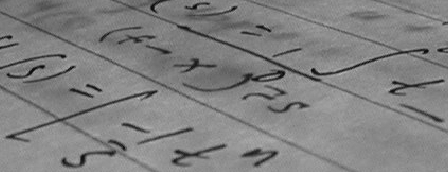
#> input picture skimage.data.text(), 448 x 172 px; its folder holds only this picture in this run
$ python test_threshold_all.py
#> lines starting #> are read from the running program, lines starting #| are printed output that depends on the picture
# coding: utf-8

from skimage import data, io
#from skimage.filters import try_all_threshold
from my_skimage.thresholding import try_all_threshold
from skimage.color import rgb2gray

import matplotlib.pyplot as plt

image = data.text()
#> image is the input picture: shape (172, 448); min 10, max 197, mean 129.3
image = data.page()
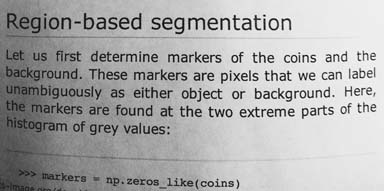
#> input picture skimage.data.page(), 384 x 191 px
#> image is the input picture: shape (191, 384); min 0, max 255, mean 171.5
image = data.camera()
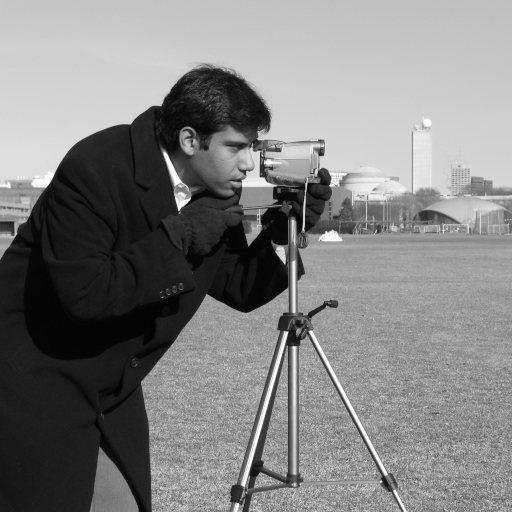
#> input picture skimage.data.camera(), 512 x 512 px
#> image is the input picture: shape (512, 512); min 0, max 255, mean 129.1
#> (the run stopped early here; a loop or call above may not have finished)
